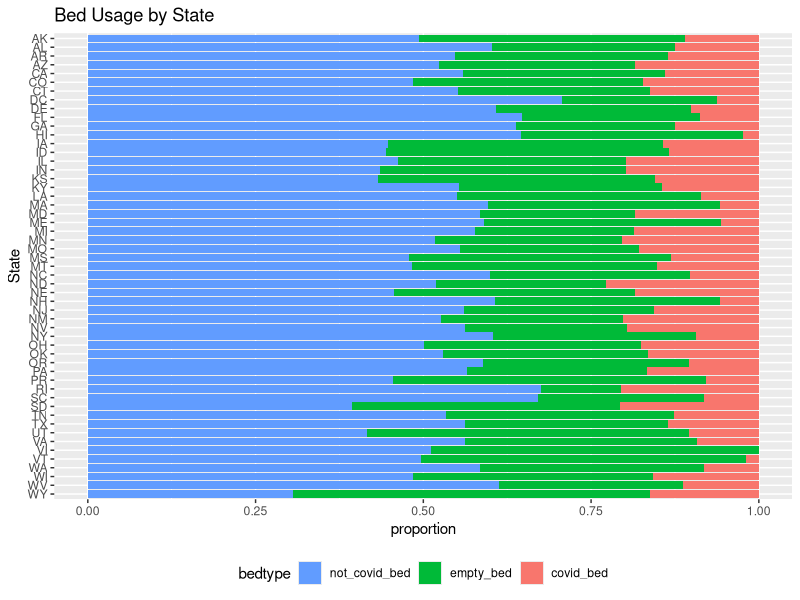
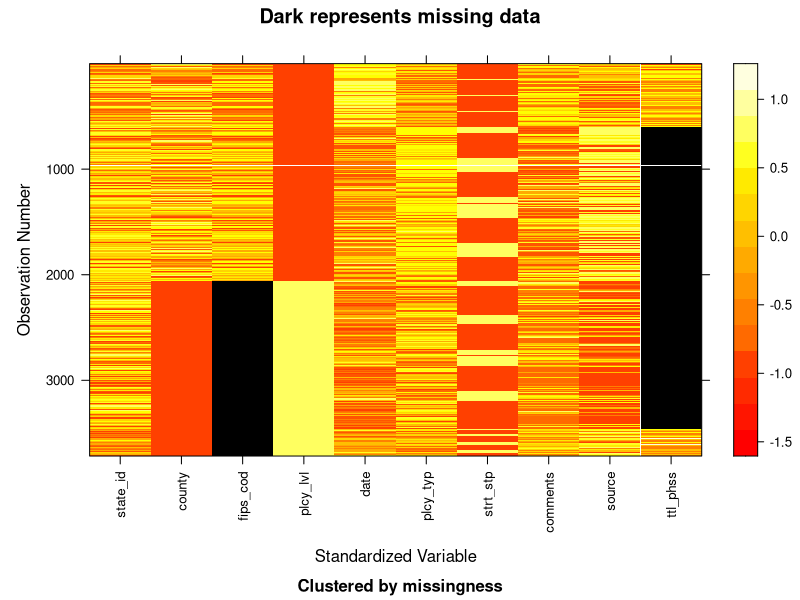
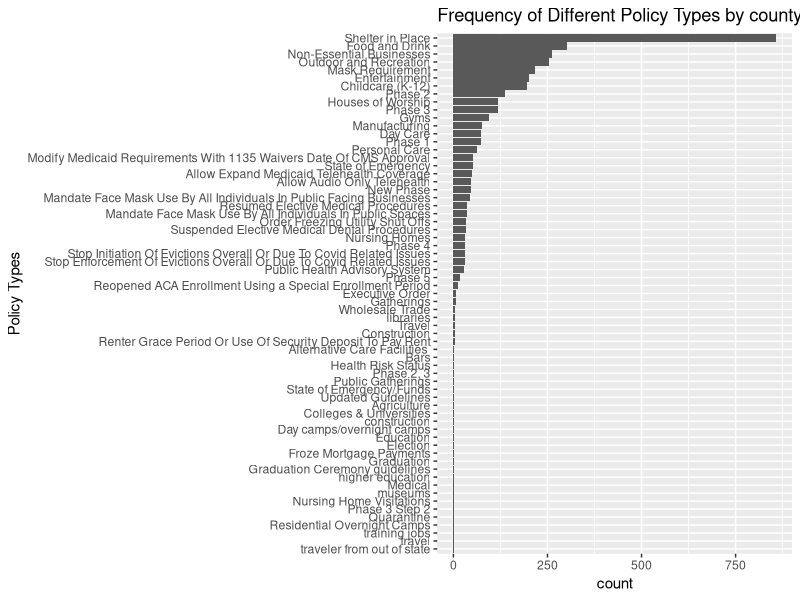
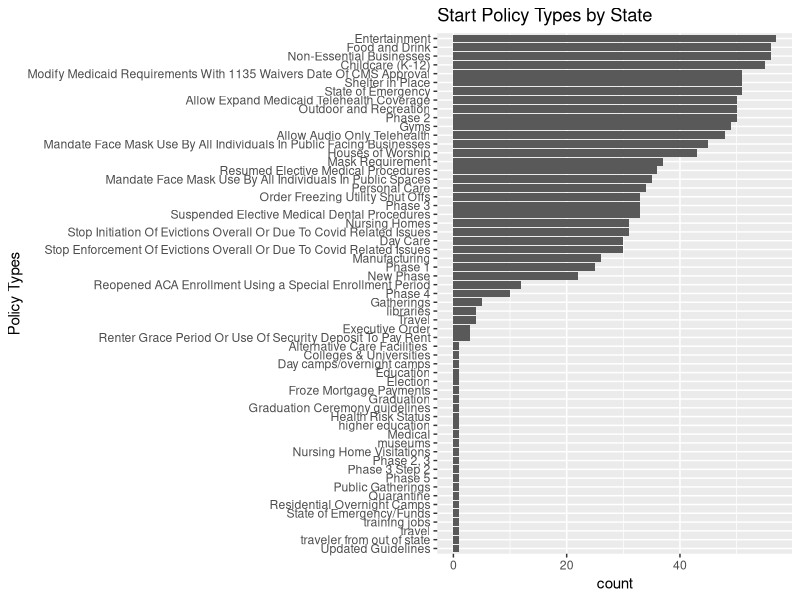

The R script that drew these images, in order:
## ---- chunk 1
library(dplyr)
library(mi)
library(tidyverse)
## ---- chunk 2
hospital <- read.csv("../data/reported_hospital_utilization_20201130_2136.csv")
head(hospital)
## ---- chunk 3
#sort(colSums(is.na(hospital)), decreasing = TRUE)
## ---- chunk 4
staff_shortage <- c(1:7)
inpatient_bed <- c(1, 10:15)
prev_day <- c(1, 16:23)
staffed <- c(1, 24:29)
total <- c(1, 30:39)
inpatient_bed <- c(1, 40:51)
icu_bed <- c(1, 52:59)
staff_shortage_df <- hospital[,staff_shortage]
inpatient_bed_df <- hospital[,inpatient_bed]
prev_day_df <- hospital[,prev_day]
total_df <- hospital[,total]
inpatient_bed_df <- hospital[,inpatient_bed]
icu_bed_df <- hospital[,icu_bed]
## ---- chunk 5
hospital[,60][1]
## ---- chunk 6
total_bed <- hospital$inpatient_beds

covid_bed <- hospital$inpatient_beds_used_covid
not_covid_bed <- hospital$inpatient_beds_used - covid_bed
empty_bed <- total_bed - hospital$inpatient_beds_used
state <- as.factor(hospital$state)

bed_usage <- data.frame(state, covid_bed, not_covid_bed, empty_bed)
bed_usage_tidy <- bed_usage %>%
  pivot_longer(cols = !state, names_to = "bedtype", values_to = "count")

bed_usage_tidy %>%
  ggplot(aes(fill = bedtype, x=fct_rev(state), y=count)) +
  geom_bar(stat='identity', position='fill') +
  coord_flip() +
  ylab("proportion") + 
  xlab("State") +
  scale_fill_discrete(guide=guide_legend(reverse=T)) +
  theme(legend.position = "bottom") +
  ggtitle("Bed Usage by State")

## ---- chunk 7
bed_usage_tidy

## ---- chunk 8
staff_short_prop <- hospital$critical_staffing_shortage_today_yes / (hospital$critical_staffing_shortage_today_yes+hospital$critical_staffing_shortage_today_no+hospital$critical_staffing_shortage_today_not_reported)

## ---- chunk 9
county <- read.csv("../data/state_policy_updates_20201202_0721.csv")
county$policy_type <- county$policy_type
head(county)
## ---- chunk 10
sort(colSums(is.na(county)), decreasing = TRUE)
## ---- chunk 11

x <- missing_data.frame(county)
image(x)
## ---- chunk 12
unique(county$policy_type)
## ---- chunk 13
county$policy_type <- as.factor(county$policy_type)
## ---- chunk 14
library(tidyverse)
ggplot(county, aes(fct_rev(fct_infreq(policy_type)))) + 
  geom_bar() +
  coord_flip() +
  ggtitle("Frequency of Different Policy Types by county") +
  xlab("Policy Types")
## ---- chunk 15
state <- county[county$policy_level == "state",]
state
## ---- chunk 16
ggplot(state[state$start_stop=='start',], aes(fct_rev(fct_infreq(policy_type)))) + 
  geom_bar() +
  coord_flip() +
  ggtitle("Start Policy Types by State") +
  xlab("Policy Types")
## ---- chunk 17
CA <- state[state$state_id == 'NY',]
CA
